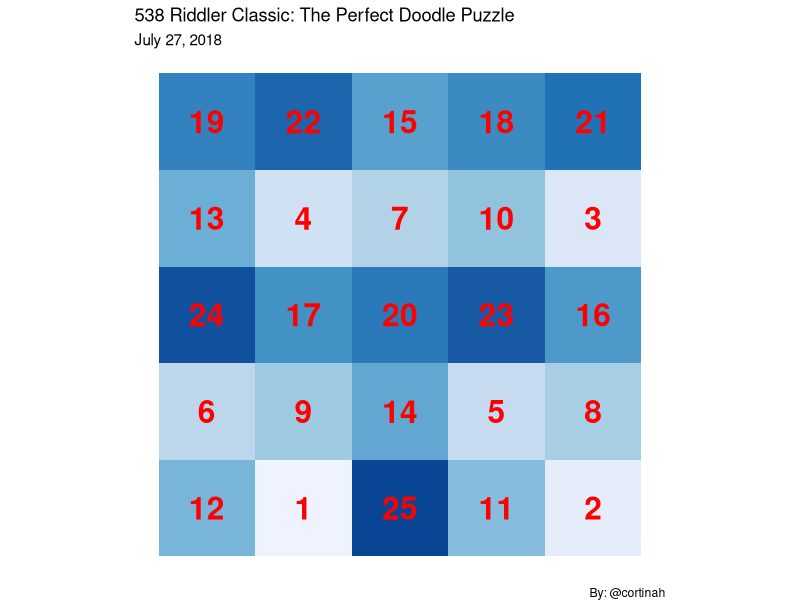

Source code (R):
## ---- chunk 1
moves <- function(board, pos) {
  pos_moves <- rep(FALSE,8)
  names(pos_moves) <- 1:8
  
  if ((pos[1]+3) < 6) (if (board[ pos[1]+3,pos[2] ]==F) pos_moves[1] <- T)
  if ((pos[1]-3) > 0) (if (board[ pos[1]-3,pos[2] ]==F) pos_moves[2] <- T)
  if ((pos[2]+3) < 6) (if (board[ pos[1],pos[2]+3 ]==F) pos_moves[3] <- T)
  if ((pos[2]-3) > 0) (if (board[ pos[1],pos[2]-3 ]==F) pos_moves[4] <- T)
  if ((pos[1]+2) < 6  & (pos[2]+2) < 6) (if (board[ pos[1]+2,pos[2]+2 ]==F) pos_moves[5] <- T)
  if ((pos[1]+2) < 6  & (pos[2]-2) > 0) (if (board[ pos[1]+2,pos[2]-2 ]==F) pos_moves[6] <- T)
  if ((pos[1]-2) > 0  & (pos[2]-2) > 0) (if (board[ pos[1]-2,pos[2]-2 ]==F) pos_moves[7] <- T)
  if ((pos[1]-2) > 0  & (pos[2]+2) < 6) (if (board[ pos[1]-2,pos[2]+2 ]==F) pos_moves[8] <- T)
    
  pos_moves
}
## ---- chunk 2
next_pos <- function(pos, path) {
  
  pos <- switch(path, c(pos[1]+3, pos[2]), c(pos[1]-3, pos[2]),
                c(pos[1], pos[2]+3), c(pos[1],pos[2]-3),
                c(pos[1]+2,pos[2]+2), c(pos[1]+2,pos[2]-2),
                c(pos[1]-2,pos[2]-2), c(pos[1]-2,pos[2]+2) )
  pos
         }
## ---- chunk 3
game <- function() {
  
# Set-up board and initial location
board <- matrix(F,ncol=5,nrow=5)
current <- sample(1:5,2,replace=T)

board[current[1],current[2]] <- T
i <- 1
pos_hist <- vector("list", 25)
pos_hist[[i]] <- current

repeat {
  possible <- moves(board, current)
  if (all(possible==F)) {ret <- 1; break}
  possible <- possible[possible==T]
  path <- sample(possible,1)
  current <- next_pos(current, as.numeric(names(path)))
  board[current[1],current[2]] <- T
  i <- i+1
  pos_hist[[i]] <- current
  if (all(board==T)) {ret <- 0; break}
}

return(list(ret,pos_hist))
}
## ---- chunk 4
search <- function(){
  
  repeat{
    t <- game()
    if (t[[1]]==0) break }
  t[[2]]
}
## ---- chunk 5
library(ggplot2)
t <- search()

path <- as.data.frame(matrix(unlist(t), ncol=2, byrow = T))
path$step<-1:25
colnames(path)[1]<-'x'
colnames(path)[2]<-'y'

ggplot(path,aes(x,y,fill=step)) +geom_tile() +scale_fill_distiller(direction = 1) +
    geom_text(aes(label=step),size=8,color='red',fontface='bold') +theme_void() +
    theme(legend.position='none') +labs(title='538 Riddler Classic: The Perfect Doodle Puzzle',
    subtitle='July 27, 2018',caption='By: @cortinah') +coord_fixed()

